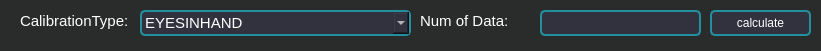
  <widget class="QWidget" name="widget_5" native="true">
   <property name="geometry">
    <rect>
     <x>-10</x>
     <y>330</y>
     <width>821</width>
     <height>51</height>
    </rect>
   </property>
   <property name="styleSheet">
    <string notr="true">outline: none;
color: rgb(255, 255, 255);
background-color: rgb(42, 43, 43);</string>
   </property>
   <widget class="QLabel" name="calibrationtype_label">
    <property name="geometry">
     <rect>
      <x>20</x>
      <y>10</y>
      <width>111</width>
      <height>21</height>
     </rect>
    </property>
    <property name="styleSheet">
     <string notr="true">color:white; font-size:15px</string>
    </property>
    <property name="text">
     <string>CalibrationType:</string>
    </property>
   </widget>
   <widget class="QComboBox" name="calibrationtype">
    <property name="geometry">
     <rect>
      <x>140</x>
      <y>10</y>
      <width>271</width>
      <height>26</height>
     </rect>
    </property>
    <property name="styleSheet">
     <string notr="true">color:white; font-size:15px;
min-width: 60px; min-height: 22px;
text-align: center;
border: 2px solid gray;
color: rgb(255, 255, 255);
border-radius:5px;
border-color: rgb(35, 143, 159);
background-color: rgb(50, 50, 63);</string>
    </property>
    <item>
     <property name="text">
      <string>EYESINHAND</string>
     </property>
    </item>
    <item>
     <property name="text">
      <string>EYESTOHAND</string>
     </property>
    </item>
   </widget>
   <widget class="QPushButton" name="calculate">
    <property name="geometry">
     <rect>
      <x>710</x>
      <y>10</y>
      <width>101</width>
      <height>26</height>
     </rect>
    </property>
    <property name="styleSheet">
     <string notr="true">QPushButton{
min-width: 60px; min-height: 22px;
text-align: center;
border: 2px solid gray;
color: rgb(255, 255, 255);
border-radius:5px;
border-color: rgb(35, 143, 159);
background-color: rgb(50, 50, 63);
}
QPushButton:hover{
color: rgb(255, 255, 255);
border: 2px solid gray;
border-radius:4px;
border-color: rgb(35, 143, 159);
background-color: rgb(70, 70, 83);
}
QPushButton:pressed{
border-radius:5px;border:4px solid gray;
background-color: rgb(90, 90, 103);
border-color: rgb(35, 143, 159);
color: rgb(255, 255, 255);
}
QPushButton:disabled{
border-radius:5px;
border:2px solid gray;
background-color: rgb(20, 30, 13);
border-color: rgb(15, 103, 109);
color: rgb(205, 205, 205);
border-style: outset;
padding: 1px;
}</string>
    </property>
    <property name="text">
     <string>calculate</string>
    </property>
   </widget>
   <widget class="QLabel" name="calibrationtype_label_2">
    <property name="geometry">
     <rect>
      <x>420</x>
      <y>10</y>
      <width>111</width>
      <height>21</height>
     </rect>
    </property>
    <property name="styleSheet">
     <string notr="true">color:white; font-size:15px</string>
    </property>
    <property name="text">
     <string>Num of Data:</string>
    </property>
   </widget>
   <widget class="QLineEdit" name="dataNum">
    <property name="geometry">
     <rect>
      <x>540</x>
      <y>10</y>
      <width>161</width>
      <height>26</height>
     </rect>
    </property>
    <property name="styleSheet">
     <string notr="true">color:white; font-size:15px;
min-width: 60px; min-height: 22px;
text-align: center;
border: 2px solid gray;
color: rgb(255, 255, 255);
border-radius:5px;
border-color: rgb(35, 143, 159);
background-color: rgb(50, 50, 63);</string>
    </property>
   </widget>
  </widget>
